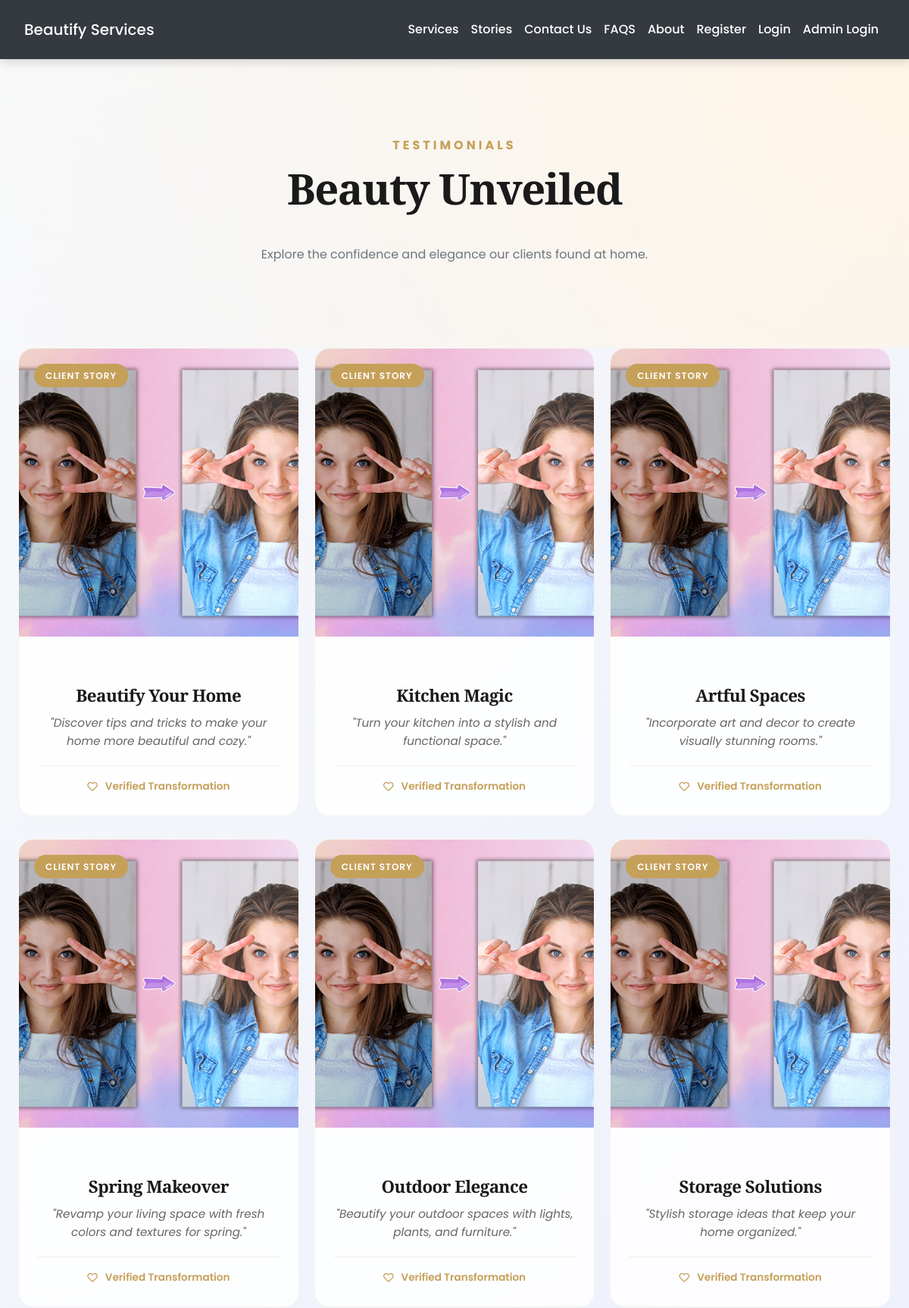
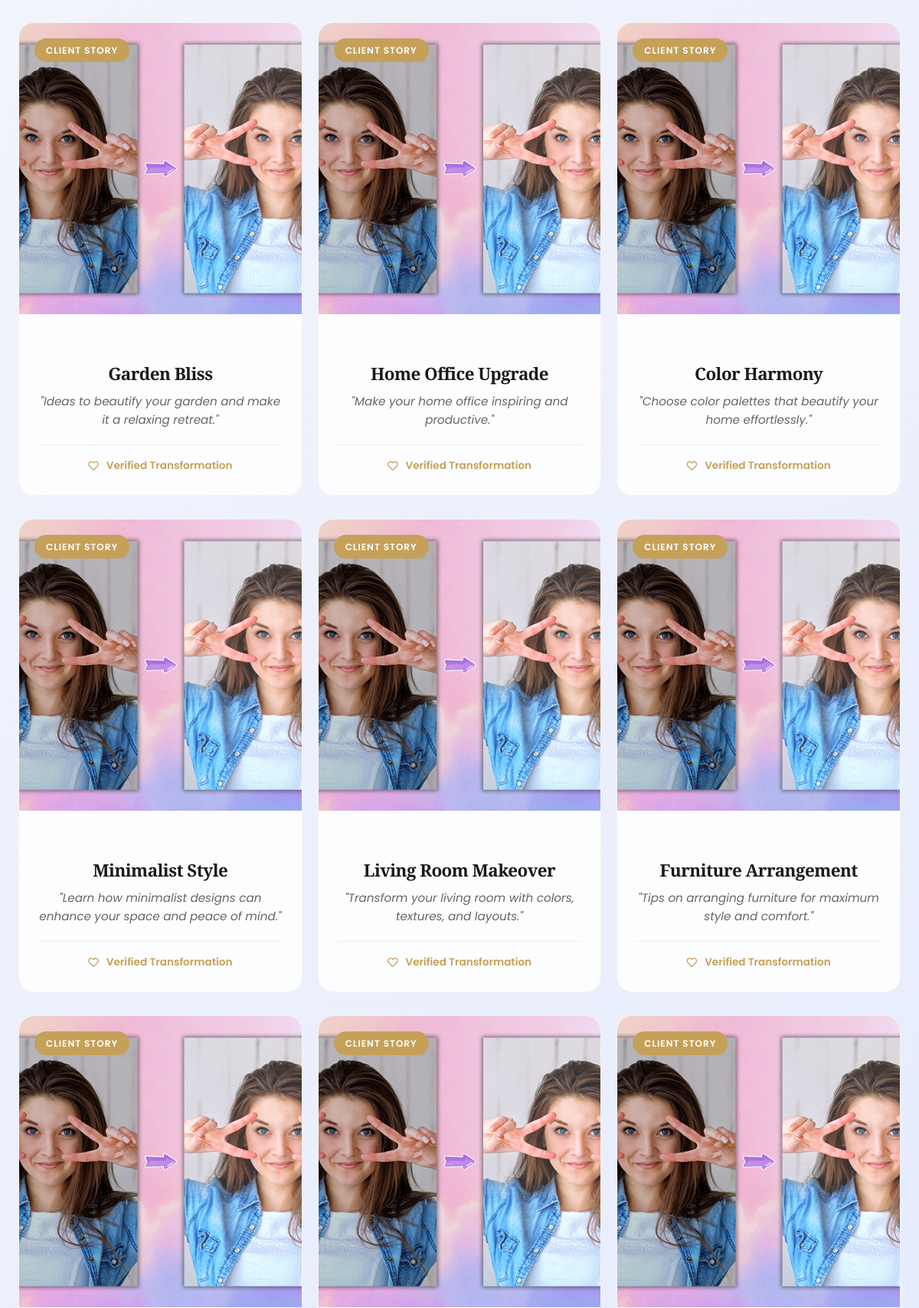
The page /stories.php (upper part) on the database its author committed (2 pictures, top to bottom).
### tables this page shows
CREATE TABLE `stories` (
  `story_id` int(11) NOT NULL,
  `title` varchar(255) NOT NULL,
  `content` text DEFAULT NULL,
  `image_url` varchar(255) DEFAULT NULL,
  `created_at` timestamp NOT NULL DEFAULT current_timestamp()
);

### stories.php (the view, shortened to what this page needs)
<?php
include 'config.php';
$sql = "SELECT * FROM stories ORDER BY created_at DESC";
$result = $conn->query($sql);
?>
<!DOCTYPE html>
<html lang="en">
<head>
    <link rel="stylesheet" href="https://maxcdn.bootstrapcdn.com/bootstrap/4.5.2/css/bootstrap.min.css">
    <link rel="stylesheet" href="https://cdnjs.cloudflare.com/ajax/libs/font-awesome/5.15.4/css/all.min.css">
    <link rel="stylesheet" href="./css/style.css">
</head>
<body>
<?php include('navbar.php'); ?>
<header class="story-header text-center">
    <div class="container">
        <span class="section-tag" style="color: var(--accent-gold); font-weight: 700; letter-spacing: 4px;">TESTIMONIALS</span>
        <h1 class="mt-2">Beauty Unveiled</h1>
        <p class="text-muted">Explore the confidence and elegance our clients found at home.</p>
    </div>
</header>
<main class="container mb-5">
    <div class="card-columns">
        <?php
        if ($result && $result->num_rows > 0):
            while($row = $result->fetch_assoc()):
        ?>
            <div class="story-card">
                <div class="image-container">
                    <img src="images/<?php echo htmlspecialchars($row['image_url']); ?>"
                         class="story-img"
                         alt="Beautify Transformation">
                    <span class="category-badge">Client Story</span>
                </div>
                <div class="story-body">
                    <h3 class="service-title"><?php echo htmlspecialchars($row['title']); ?></h3>
                    <p class="testimonial-text">
                        "<?php echo htmlspecialchars($row['content']); ?>"
                    </p>
                    <div class="client-meta">
                        <i class="far fa-heart"></i>
                        <span>Verified Transformation</span>
                    </div>
                </div>
            </div>
        <?php
            endwhile;
        endif; ?>
    </div>
</main>
</body>
</html>

### css/style.css (style rules this page uses)
:root { --primary: #007bff; --secondary: #6c757d; --success: #28a745; --info: #17a2b8; --warning: #ffc107; --danger: #dc3545; --light: #f8f9fa; --dark: #2d3436; --accent: #ff6f61; --highlight: #6f42c1; --shadow: rgba(0, 0, 0, 0.15); --transition: all 0.3s ease-in-out; }
body { font-family: 'Inter', 'Segoe UI', Tahoma, Geneva, Verdana, sans-serif; background: linear-gradient(135deg, var(--light) 0%, #e0e7ff 100%); color: var(--dark); line-height: 1.8; margin: 0; padding: 0; min-height: 100vh; font-size: 16px; }
h1, h2, h3, h4 { text-align: center; margin: 2.5rem 0; font-family: 'Georgia', 'Times New Roman', serif; color: var(--dark); font-weight: 700; letter-spacing: -0.025em; }
h1 { font-size: 2.5rem; }
h3 { font-size: 1.75rem; }
.container { max-width: 1200px; margin: 0 auto 3rem; padding: 0 1.5rem; }

### stories.php (style rules this page uses)
:root { --accent-gold: #c5a059; --bg-silk: #fdfbf7; --glass-white: rgba(255, 255, 255, 0.85); --text-main: #333; }
body { background-color: var(--bg-silk); font-family: 'Poppins', sans-serif; color: var(--text-main); }
.story-header { padding: 100px 0 60px; background: radial-gradient(circle at top right, #fff5e6, transparent); }
.story-header h1 { font-family: 'Playfair Display', serif; font-size: 3.5rem; color: #1a1a1a; }
.story-card { background: var(--glass-white); border-radius: 20px; overflow: hidden; border: 1px solid rgba(197, 160, 89, 0.1); transition: all 0.4s cubic-bezier(0.165, 0.84, 0.44, 1); margin-bottom: 30px; backdrop-filter: blur(10px); }
.image-container { position: relative; height: 380px; overflow: hidden; }
.story-img { width: 100%; height: 100%; object-fit: cover; transition: transform 0.8s ease; }
.category-badge { position: absolute; top: 20px; left: 20px; background: var(--accent-gold); color: white; padding: 5px 15px; border-radius: 50px; font-size: 0.75rem; font-weight: 600; letter-spacing: 1px; text-transform: uppercase; }
.story-body { padding: 25px; text-align: center; }
.service-title { font-family: 'Playfair Display', serif; font-size: 1.4rem; margin-bottom: 10px; color: #1a1a1a; }
.testimonial-text { font-size: 0.95rem; color: #666; line-height: 1.6; font-style: italic; margin-bottom: 20px; }
.client-meta { border-top: 1px solid #eee; padding-top: 15px; display: flex; justify-content: center; align-items: center; gap: 10px; color: var(--accent-gold); font-weight: 600; font-size: 0.85rem; }
.card-columns { column-count: 3; gap: 1.25rem; }

### rows shown on the page
stories: image_url (picture), title "Beautify Your Home", content "Discover tips and tricks to make your home more beautiful and cozy."
stories: image_url (picture), title "Spring Makeover", content "Revamp your living space with fresh colors and textures for spring."
stories: image_url (picture), title "Garden Bliss", content "Ideas to beautify your garden and make it a relaxing retreat."
stories: image_url (picture), title "Minimalist Style", content "Learn how minimalist designs can enhance your space and peace of mind."
stories: image_url (picture)
stories: image_url (picture), title "Kitchen Magic", content "Turn your kitchen into a stylish and functional space."
stories: image_url (picture), title "Outdoor Elegance", content "Beautify your outdoor spaces with lights, plants, and furniture."
stories: image_url (picture), title "Home Office Upgrade", content "Make your home office inspiring and productive."
stories: image_url (picture), title "Living Room Makeover", content "Transform your living room with colors, textures, and layouts."
stories: image_url (picture)
stories: image_url (picture), title "Artful Spaces", content "Incorporate art and decor to create visually stunning rooms."
stories: image_url (picture), title "Storage Solutions", content "Stylish storage ideas that keep your home organized."
stories: image_url (picture), title "Color Harmony", content "Choose color palettes that beautify your home effortlessly."
stories: image_url (picture), title "Furniture Arrangement", content "Tips on arranging furniture for maximum style and comfort."
stories: image_url (picture)
